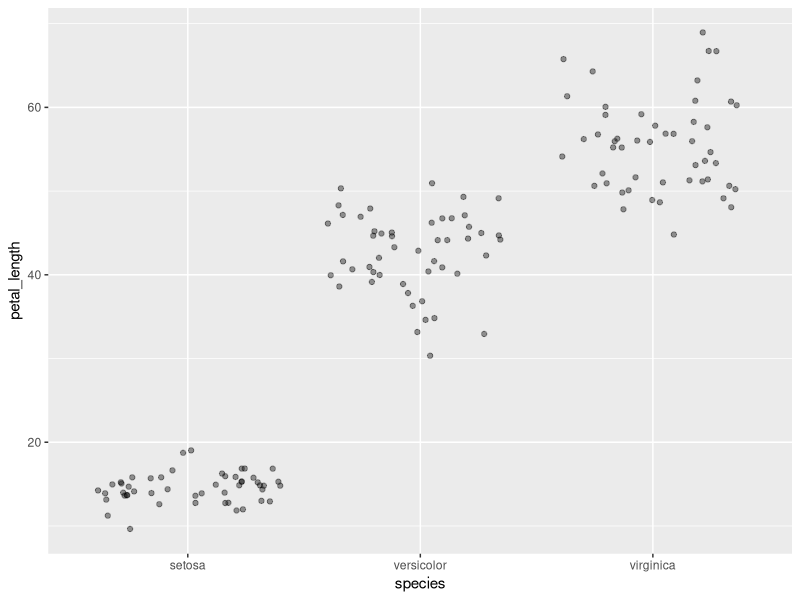

Here is the R script that generated this plot:

# load packages -----------------------------------------------------------

library(tidyverse)
iris<-as_tibble(iris)

# assignment questions ----------------------------------------------------

#Question 1

flower_sample_size<-rename(
  iris,
  sepal_length=Sepal.Length,
  sepal_width=Sepal.Width,
  petal_length=Petal.Length,
  petal_width=Petal.Width,
  species=Species
)
flower_sample_size

#Question 2

mm<-mutate(
  flower_sample_size,
  petal_length = petal_length * 10,
  petal_width = petal_width * 10,
  sepal_length=sepal_length*10,
  sepal_width=sepal_width*10
)
mm

#Question 3

area<-mutate(mm,sepal_area = sepal_length*sepal_width,
             petal_area=petal_length*petal_width)
species_area<-select(area,sepal_area,petal_area,species
)
species_area

#Question 4

sepal_summary<-summarize(mm, sample_size = n(),
          max(sepal_length),
          min(sepal_length),
          range(sepal_length),
          median(sepal_length),
          q1=quantile(sepal_length, .25),
          q3=quantile(sepal_length, .75),
          IQR=IQR(sepal_length)
)
sepal_summary

#question 5

petals_grouped<-group_by(mm, petal_width)
petals_grouped

summarize(petals_grouped,mean_width=mean(petal_width))

petal_summary<-summarize(
           mm,
           sampl_size=n(),
           mean=mean(petal_width),
           sd=sd(petal_width),
           var=(petal_width),
           sem=mean/sqrt(sampl_size),
           ci_upper=mean+2*sem,
           ci_lower=mean-2*sem
)
petal_summary

#question 6

mm_striplot<-ggplot(data=mm)+
  geom_jitter(mapping=aes(x=species,y=petal_length), alpha =.4
)
mm_striplot

#question 7


